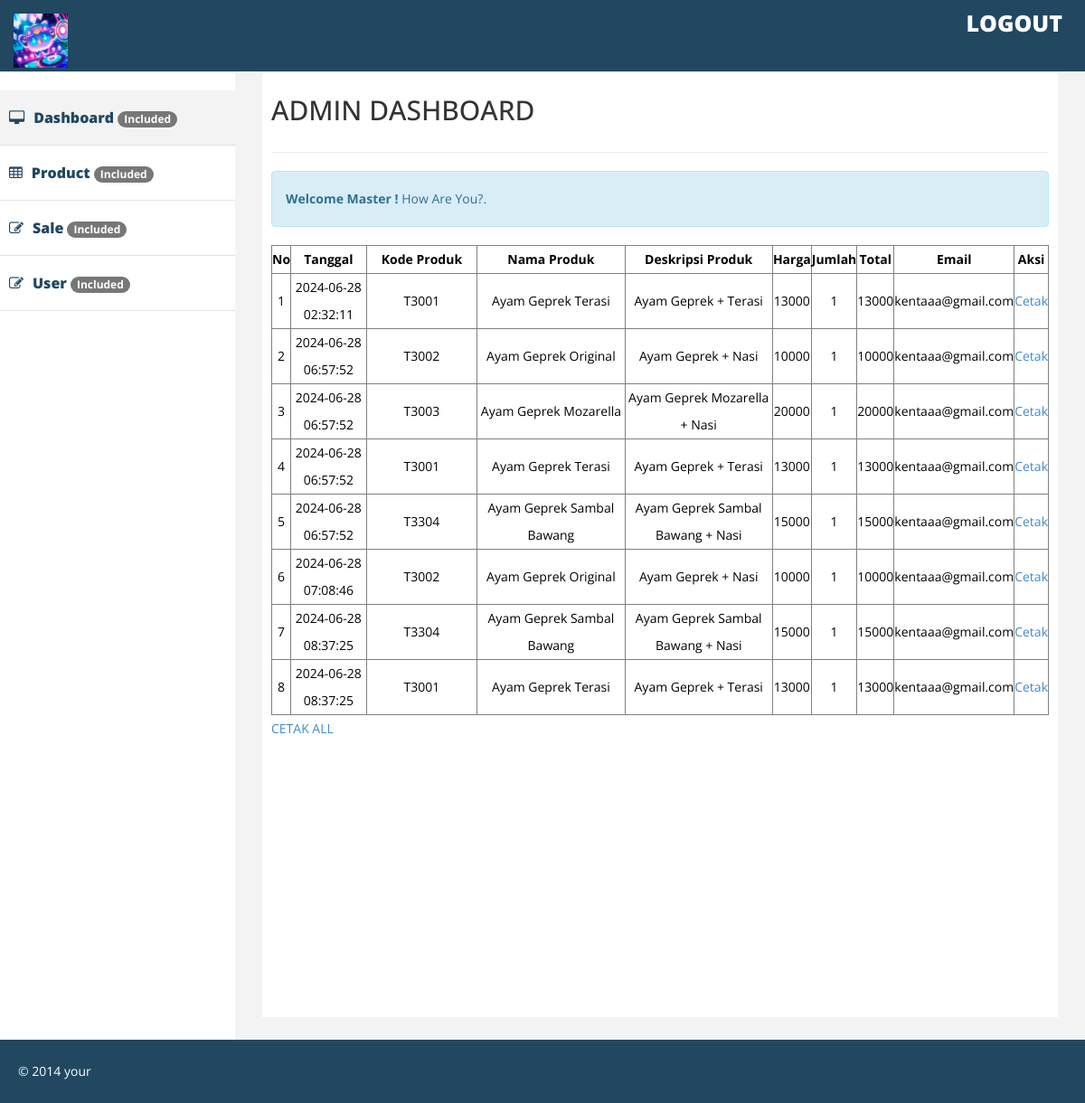
Page /admin/blank.php on the committed database.
### tables this page shows
CREATE TABLE `penjualan` (
  `id` int(11) NOT NULL,
  `order_id` varchar(255) DEFAULT NULL,
  `kode_produk` varchar(255) DEFAULT NULL,
  `nama_produk` varchar(255) DEFAULT NULL,
  `deskripsi_produk` text DEFAULT NULL,
  `harga` int(10) DEFAULT NULL,
  `jumlah` int(11) DEFAULT NULL,
  `total` int(10) DEFAULT NULL,
  `tanggal` timestamp NOT NULL DEFAULT current_timestamp(),
  `email` varchar(255) DEFAULT NULL
);

### admin/blank.php (the view, shortened to what this page needs)
<?php
include 'config.php';
?>
<!DOCTYPE html>
<html xmlns="http://www.w3.org/1999/xhtml">
<head>
    <link href="assets/css/bootstrap.css" rel="stylesheet" />
    <link href="assets/css/font-awesome.css" rel="stylesheet" />
    <link href="assets/css/custom.css" rel="stylesheet" />
</head>
<body>
    <div id="wrapper">
        <div class="navbar navbar-inverse navbar-fixed-top">
            <div class="adjust-nav">
                <div class="navbar-header">
                    <a class="navbar-brand" href="#">
                        <img src="../images/mydis.jpg" style="height: 60px;">
                    </a>
                </div>
                <span class="logout-spn">
                    <a href="logout.php" style="color:#fff;">LOGOUT</a>
                </span>
            </div>
        </div>
        <nav class="navbar-default navbar-side" role="navigation">
            <div class="sidebar-collapse">
                <ul class="nav" id="main-menu">
                    <li class="active-link">
                        <a href="index.php"><i class="fa fa-desktop"></i>Dashboard <span class="badge">Included</span></a>
                    </li>
                    <li>
                        <a href="ui.php"><i class="fa fa-table"></i>Product <span class="badge">Included</span></a>
                    </li>
                    <li>
                        <a href="blank.php"><i class="fa fa-edit"></i>Sale <span class="badge">Included</span></a>
                    </li>
                    <li>
                        <a href="../index.php"><i class="fa fa-edit"></i>User <span class="badge">Included</span></a>
                    </li>
                </ul>
            </div>
        </nav>
        <div id="page-wrapper">
            <div id="page-inner">
                <div class="row">
                    <div class="col-lg-12">
                        <h2>ADMIN DASHBOARD</h2>
                    </div>
                </div>
                <hr />
                <div class="row">
                    <div class="col-lg-12 ">
                        <div class="alert alert-info">
                            <strong>Welcome Master ! </strong> How Are You?.
                        </div>
                    </div>
                </div>
                <div class="columns is-multiline is-desktop">
                    <table border="1" cellpadding="10" cellspacing="0" style="width: 100%; color: white;">
                        <thead>
                            <tr>
                                <th style="color: white; text-align: center; color: black;">No</th>
                                <th style="text-align: center; color: black;">Tanggal</th>
                                <th style="text-align: center; color: black;">Kode Produk</th>
                                <th style="text-align: center; color: black;">Nama Produk</th>
                                <th style="text-align: center; color: black;">Deskripsi Produk</th>
                                <th style="text-align: center; color: black;">Harga</th>
                                <th style="text-align: center; color: black;">Jumlah</th>
                                <th style="text-align: center; color: black;">Total</th>
                                <th style="text-align: center; color: black;">Email</th>
                                <th style="text-align: center; color: black;">Aksi</th>
                            </tr>
                        </thead>
                        <tbody>
                            <?php $nomor = 1; ?>
                            <?php $ambil = $mysqli->query("SELECT * FROM penjualan"); ?>
                            <?php while ($pecah = $ambil->fetch_assoc()){ ?>
                            <tr>
                                <td style="text-align: center; color: black;"><?php echo $nomor ?></td>
                                <td style="width: 10%; text-align: center; color: black;"><?php echo $pecah['tanggal']; ?></td>
                                <td style="width: 15%; text-align: center; color: black;"><?php echo $pecah['kode_produk']; ?></td>
                                <td style="width: 20%; text-align: center; color: black;"><?php echo $pecah['nama_produk']; ?></td>
                                <td style="width: 20%; text-align: center; color: black;"><?php echo $pecah['deskripsi_produk']; ?></td>
                                <td style="text-align: center; color: black;"><?php echo $pecah['harga']; ?></td>
                                <td style="text-align: center; color: black;"><?php echo $pecah['jumlah']; ?></td>
                                <td style="text-align: center; color: black;"><?php echo $pecah['total']; ?></td>
                                <td style="text-align: center; color: black;"><?php echo $pecah['email']; ?></td>
                                <td style="text-align: center; color: black;">
                                    <a href="cetak1.php?id=<?php echo $pecah['id']; ?>" target="_BLANK">Cetak</a>
                                </td>
                            </tr>
                            <?php $nomor++; ?>
                            <?php } ?>
                        </tbody>
                    </table>
                    <a href="cetak.php" style="size: 16px;">CETAK ALL</a>
                </div>
            </div>
        </div>
    </div>
    <div class="footer">
        <div class="row">
            <div class="col-lg-12">
                &copy; 2014 your
            </div>
        </div>
    </div>
</body>
</html>

### admin/assets/css/custom.css (style rules this page uses)
body { font-family: 'Open Sans', sans-serif; line-height:30px; }
#wrapper { width: 100%; margin-top:50px; }
#page-wrapper { padding: 15px 15px; min-height: 600px; background:#F3F3F3; }
#page-inner { width:100%; margin:10px 20px 10px 0px; background-color:#fff!important; padding:10px; min-height:1050px; }
.sidebar-collapse .nav { padding:0; padding-top:50px; }
.sidebar-collapse > .nav > li > a { padding:15px 10px; color: #214761; font-weight: 900; font-size: 16px; }
.sidebar-collapse > .nav > li { border-bottom:1px solid #e1e1e1; }
.navbar-side { border:none; background-color: #fff; }
.navbar-inverse { background-color: #214761; border-color: #F0F0F0; min-height: 80px; }
.nav > li > a > i { margin-right:10px; }
.logout-spn { float:right; color:#fff; font-size:25px; font-weight:800; margin:20px; margin: 10px 25px 10px 50px; }
.logout-spn a { text-decoration:none; }
.active-link { background-color:#f3f3f3; }
.footer { background-color:#214761; width:100%; color:#fff; padding:20px 50px 20px 50px; padding-left:20px; }
@media (min-width:768px) { #page-wrapper { margin: 0 0 0 260px; padding: 15px 30px; min-height: 1050px; } }
@media (min-width:768px) { .navbar-side { z-index: 1; position: absolute; width: 260px; } }

### rows in the picture
penjualan: tanggal "2024-06-28 02:32:11", kode_produk "T3001", nama_produk "Ayam Geprek Terasi", deskripsi_produk "Ayam Geprek + Terasi", harga "13000", jumlah "1", total "13000", email "kentaaa@gmail.com"
penjualan: tanggal "2024-06-28 06:57:52", kode_produk "T3002", nama_produk "Ayam Geprek Original", deskripsi_produk "Ayam Geprek + Nasi", harga "10000", jumlah "1", total "10000", email "kentaaa@gmail.com"
penjualan: tanggal "2024-06-28 06:57:52", kode_produk "T3003", nama_produk "Ayam Geprek Mozarella", deskripsi_produk "Ayam Geprek Mozarella + Nasi", harga "20000", jumlah "1", total "20000", email "kentaaa@gmail.com"
penjualan: tanggal "2024-06-28 06:57:52", kode_produk "T3001", nama_produk "Ayam Geprek Terasi", deskripsi_produk "Ayam Geprek + Terasi", harga "13000", jumlah "1", total "13000", email "kentaaa@gmail.com"
penjualan: tanggal "2024-06-28 06:57:52", kode_produk "T3304", nama_produk "Ayam Geprek Sambal Bawang", deskripsi_produk "Ayam Geprek Sambal Bawang + Nasi", harga "15000", jumlah "1", total "15000", email "kentaaa@gmail.com"
penjualan: tanggal "2024-06-28 07:08:46", kode_produk "T3002", nama_produk "Ayam Geprek Original", deskripsi_produk "Ayam Geprek + Nasi", harga "10000", jumlah "1", total "10000", email "kentaaa@gmail.com"
penjualan: tanggal "2024-06-28 08:37:25", kode_produk "T3304", nama_produk "Ayam Geprek Sambal Bawang", deskripsi_produk "Ayam Geprek Sambal Bawang + Nasi", harga "15000", jumlah "1", total "15000", email "kentaaa@gmail.com"
penjualan: tanggal "2024-06-28 08:37:25", kode_produk "T3001", nama_produk "Ayam Geprek Terasi", deskripsi_produk "Ayam Geprek + Terasi", harga "13000", jumlah "1", total "13000", email "kentaaa@gmail.com"
